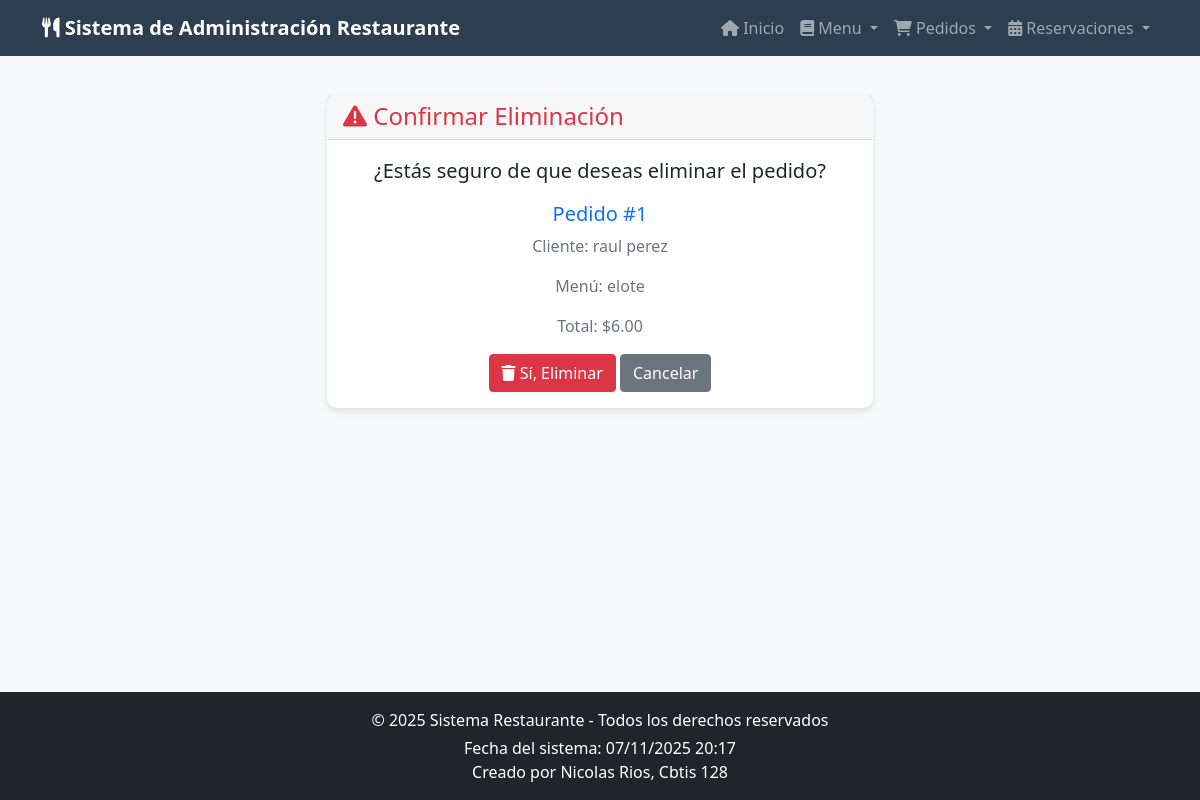
Screenshot of /borrar-pedido/1/ with the database file from the repository.
### app_Restaurante/models.py (models this page shows, shortened)
class Pedido(models.Model):
    menu = models.ForeignKey(Menu, on_delete=models.CASCADE, related_name='pedidos')
    nombre_cliente = models.CharField(max_length=100)
    cantidad = models.PositiveIntegerField()
    total = models.DecimalField(max_digits=8, decimal_places=2)
    metodo_pago = models.CharField(max_length=50)
    fecha_pedido = models.DateTimeField(auto_now_add=True)
    entregado = models.BooleanField(default=False)

class Menu(models.Model):
    nombre = models.CharField(max_length=100)
    descripcion = models.TextField()
    precio = models.DecimalField(max_digits=6, decimal_places=2)
    categoria = models.CharField(max_length=50)
    disponible = models.BooleanField(default=True)
    fecha_creacion = models.DateTimeField(auto_now_add=True)
    imagen = models.ImageField(upload_to='img_clientes/', blank=True, null=True)

### app_Restaurante/views.py (the view)
# urls.py: path('borrar-pedido/<int:id>/', views.borrar_pedido, name='borrar_pedido'),
def borrar_pedido(request, id):
    pedido = get_object_or_404(Pedido, id=id)
    if request.method == 'POST':
        pedido.delete()
        return redirect('ver_pedido')
    return render(request, 'pedido/borrar_pedido.html', {'pedido': pedido})

### app_Restaurante/templates/pedido/borrar_pedido.html (shortened to what this page needs)
{% extends 'base.html' %}
{% block content %}
<div class="row">
    <div class="col-md-6 mx-auto">
        <div class="card">
            <div class="card-header">
                <h4 class="card-title mb-0 text-danger">
                    <i class="fas fa-exclamation-triangle"></i> Confirmar Eliminación
                </h4>
            </div>
            <div class="card-body text-center">
                <p class="lead">¿Estás seguro de que deseas eliminar el pedido?</p>
                <h5 class="text-primary">Pedido #{{ pedido.id }}</h5>
                <p class="text-muted">Cliente: {{ pedido.nombre_cliente }}</p>
                <p class="text-muted">Menú: {{ pedido.menu.nombre }}</p>
                <p class="text-muted">Total: ${{ pedido.total }}</p>
                <form method="POST">
                    <button type="submit" class="btn btn-danger">
                        <i class="fas fa-trash"></i> Sí, Eliminar
                    </button>
                    <a href="{% url 'ver_pedido' %}" class="btn btn-secondary">Cancelar</a>
                </form>
            </div>
        </div>
    </div>
</div>
{% endblock %}

### app_Restaurante/templates/header.html (style rules this page uses)
body { background-color: #f8f9fa; padding-top: 70px; display: flex; }
.card { border: none; box-shadow: 0 4px 6px rgba(0,0,0,0.1); margin-bottom: 20px; border-radius: 10px; }

### rows the page displays
Pedido: id "1", nombre_cliente "raul perez", menu.nombre "elote", total "6.00"
